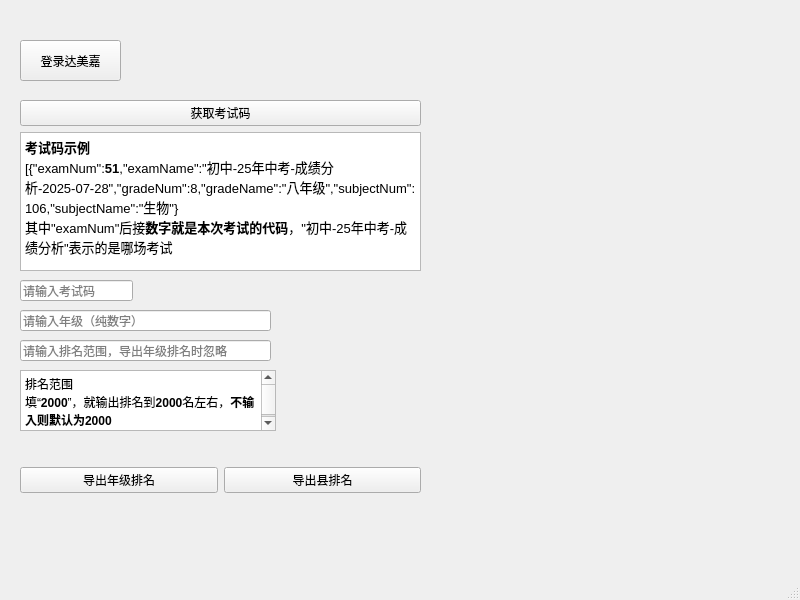
<?xml version="1.0" encoding="UTF-8"?>
<ui version="4.0">
 <class>MainWindow</class>
 <widget class="QMainWindow" name="MainWindow">
  <property name="geometry">
   <rect>
    <x>0</x>
    <y>0</y>
    <width>800</width>
    <height>600</height>
   </rect>
  </property>
  <property name="windowTitle">
   <string>达美嘉排名导出工具</string>
  </property>
  <widget class="QWidget" name="centralwidget">
   <widget class="QPushButton" name="login">
    <property name="geometry">
     <rect>
      <x>20</x>
      <y>40</y>
      <width>101</width>
      <height>41</height>
     </rect>
    </property>
    <property name="text">
     <string>登录达美嘉</string>
    </property>
    <property name="autoDefault">
     <bool>false</bool>
    </property>
   </widget>
   <widget class="QWidget" name="verticalLayoutWidget">
    <property name="geometry">
     <rect>
      <x>20</x>
      <y>100</y>
      <width>401</width>
      <height>171</height>
     </rect>
    </property>
    <layout class="QVBoxLayout" name="verticalLayout">
     <item>
      <widget class="QPushButton" name="getCode">
       <property name="text">
        <string>获取考试码</string>
       </property>
      </widget>
     </item>
     <item>
      <widget class="QTextBrowser" name="textBrowser">
       <property name="html">
        <string>&lt;!DOCTYPE HTML PUBLIC &quot;-//W3C//DTD HTML 4.0//EN&quot; &quot;http://www.w3.org/TR/REC-html40/strict.dtd&quot;&gt;
&lt;html&gt;&lt;head&gt;&lt;meta name=&quot;qrichtext&quot; content=&quot;1&quot; /&gt;&lt;meta charset=&quot;utf-8&quot; /&gt;&lt;style type=&quot;text/css&quot;&gt;
p, li { white-space: pre-wrap; }
hr { height: 1px; border-width: 0; }
li.unchecked::marker { content: &quot;\2610&quot;; }
li.checked::marker { content: &quot;\2612&quot;; }
&lt;/style&gt;&lt;/head&gt;&lt;body style=&quot; font-family:'Microsoft YaHei UI'; font-size:9pt; font-weight:400; font-style:normal;&quot;&gt;
&lt;p style=&quot; margin-top:0px; margin-bottom:0px; margin-left:0px; margin-right:0px; -qt-block-indent:0; text-indent:0px;&quot;&gt;&lt;span style=&quot; font-size:10pt; font-weight:700;&quot;&gt;考试码示例&lt;/span&gt;&lt;/p&gt;
&lt;p style=&quot; margin-top:0px; margin-bottom:0px; margin-left:0px; margin-right:0px; -qt-block-indent:0; text-indent:0px;&quot;&gt;&lt;span style=&quot; font-family:'Noto Sans SC'; font-size:10pt; color:#000000;&quot;&gt;[{&amp;quot;examNum&amp;quot;:&lt;/span&gt;&lt;span style=&quot; font-family:'Noto Sans SC'; font-size:10pt; font-weight:700; color:#000000;&quot;&gt;51&lt;/span&gt;&lt;span style=&quot; font-family:'Noto Sans SC'; font-size:10pt; color:#000000;&quot;&gt;,&amp;quot;examName&amp;quot;:&amp;quot;初中-25年中考-成绩分析-2025-07-28&amp;quot;,&amp;quot;gradeNum&amp;quot;:8,&amp;quot;gradeName&amp;quot;:&amp;quot;八年级&amp;quot;,&amp;quot;subjectNum&amp;quot;:106,&amp;quot;subjectName&amp;quot;:&amp;quot;生物&amp;quot;}&lt;/span&gt;&lt;/p&gt;
&lt;p style=&quot; margin-top:0px; margin-bottom:0px; margin-left:0px; margin-right:0px; -qt-block-indent:0; text-indent:0px;&quot;&gt;&lt;span style=&quot; font-family:'Noto Sans SC'; font-size:10pt; color:#000000;&quot;&gt;其中&amp;quot;examNum&amp;quot;后接&lt;/span&gt;&lt;span style=&quot; font-family:'Noto Sans SC'; font-size:10pt; font-weight:700; color:#000000;&quot;&gt;数字就是本次考试的代码&lt;/span&gt;&lt;span style=&quot; font-family:'Noto Sans SC'; font-size:10pt; color:#000000;&quot;&gt;，&amp;quot;初中-25年中考-成绩分析&amp;quot;表示的是哪场考试&lt;/span&gt;&lt;/p&gt;&lt;/body&gt;&lt;/html&gt;</string>
       </property>
      </widget>
     </item>
    </layout>
   </widget>
   <widget class="QLineEdit" name="inCode">
    <property name="geometry">
     <rect>
      <x>20</x>
      <y>280</y>
      <width>113</width>
      <height>21</height>
     </rect>
    </property>
    <property name="placeholderText">
     <string>请输入考试码</string>
    </property>
   </widget>
   <widget class="QLineEdit" name="inNum">
    <property name="geometry">
     <rect>
      <x>20</x>
      <y>340</y>
      <width>251</width>
      <height>21</height>
     </rect>
    </property>
    <property name="placeholderText">
     <string>请输入排名范围，导出年级排名时忽略</string>
    </property>
   </widget>
   <widget class="QTextBrowser" name="textBrowser_2">
    <property name="geometry">
     <rect>
      <x>20</x>
      <y>370</y>
      <width>256</width>
      <height>61</height>
     </rect>
    </property>
    <property name="html">
     <string>&lt;!DOCTYPE HTML PUBLIC &quot;-//W3C//DTD HTML 4.0//EN&quot; &quot;http://www.w3.org/TR/REC-html40/strict.dtd&quot;&gt;
&lt;html&gt;&lt;head&gt;&lt;meta name=&quot;qrichtext&quot; content=&quot;1&quot; /&gt;&lt;meta charset=&quot;utf-8&quot; /&gt;&lt;style type=&quot;text/css&quot;&gt;
p, li { white-space: pre-wrap; }
hr { height: 1px; border-width: 0; }
li.unchecked::marker { content: &quot;\2610&quot;; }
li.checked::marker { content: &quot;\2612&quot;; }
&lt;/style&gt;&lt;/head&gt;&lt;body style=&quot; font-family:'Microsoft YaHei UI'; font-size:9pt; font-weight:400; font-style:normal;&quot;&gt;
&lt;p style=&quot; margin-top:0px; margin-bottom:0px; margin-left:0px; margin-right:0px; -qt-block-indent:0; text-indent:0px;&quot;&gt;排名范围&lt;/p&gt;
&lt;p style=&quot; margin-top:0px; margin-bottom:0px; margin-left:0px; margin-right:0px; -qt-block-indent:0; text-indent:0px;&quot;&gt;填“&lt;span style=&quot; font-weight:700;&quot;&gt;2000&lt;/span&gt;”，就输出排名到&lt;span style=&quot; font-weight:700;&quot;&gt;2000&lt;/span&gt;名左右，&lt;span style=&quot; font-weight:700;&quot;&gt;不输入则默认为2000&lt;/span&gt;&lt;/p&gt;&lt;/body&gt;&lt;/html&gt;</string>
    </property>
   </widget>
   <widget class="QWidget" name="horizontalLayoutWidget">
    <property name="geometry">
     <rect>
      <x>20</x>
      <y>440</y>
      <width>401</width>
      <height>80</height>
     </rect>
    </property>
    <layout class="QHBoxLayout" name="horizontalLayout">
     <item>
      <widget class="QPushButton" name="inSchool">
       <property name="text">
        <string>导出年级排名</string>
       </property>
      </widget>
     </item>
     <item>
      <widget class="QPushButton" name="allSchool">
       <property name="text">
        <string>导出县排名</string>
       </property>
      </widget>
     </item>
    </layout>
   </widget>
   <widget class="QLineEdit" name="ingrade">
    <property name="geometry">
     <rect>
      <x>20</x>
      <y>310</y>
      <width>251</width>
      <height>21</height>
     </rect>
    </property>
    <property name="placeholderText">
     <string>请输入年级（纯数字）</string>
    </property>
   </widget>
  </widget>
  <widget class="QStatusBar" name="statusbar"/>
 </widget>
 <resources/>
 <connections/>
</ui>
